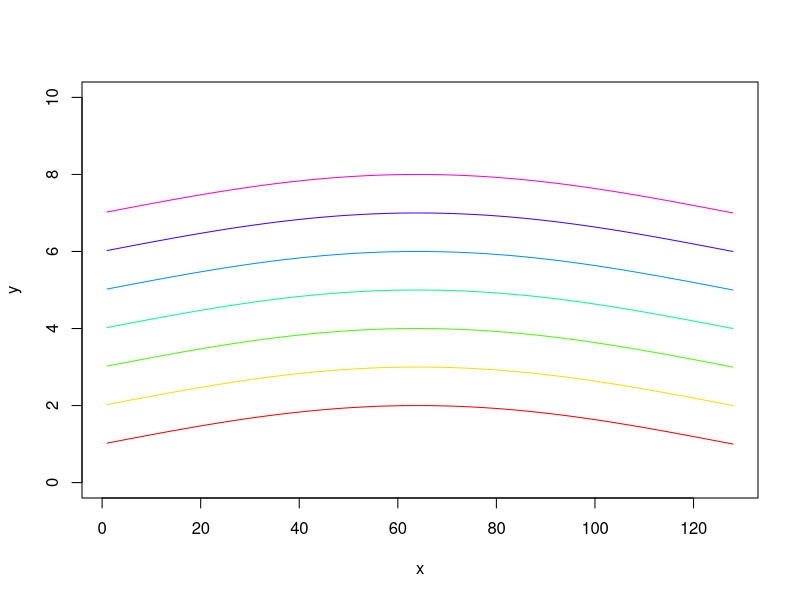

Source code (R): (Note: this script raises an error after producing the figure.)
## ---- chunk 1
knitr::opts_chunk$set(message=FALSE, warning=FALSE,
                      fig.width=7, eval = FALSE)
## ---- chunk 2
# 1. Rainbow plot --------------------------------------------
## 1.1. Rainbow Data
x <- seq(1,128,1)
y <- sin((x / 128.0) * pi)

## 1.2. Rainbow Color
n <- 7
color <- rainbow(n, s = 1, v = 1, start = 0, end = max(1, n - 1)/n, alpha = 1)

## 1.3. Draw Rainbow with Base Plot System

plot(x, y, type="n", ylim = c(0,10))
for(i in 1:7) {
  lines(x, y+i, col=color[i])
}
## ---- chunk 3
## 2.1. Current Player Position
cur_pos <- getPlayerPos()

## 2.2. Rainbow Configuration

height <- 50
colors  <- c(14, 1, 4, 5, 3, 11, 10)

blue_block <- find_item("Blue Wool")

## 2.3. Build a Rainbow

for (x in 1:128){
  for (color in seq_along(colors)) {
    y  <- sin((x / 128.0) * pi) * height + color
    setBlock(cur_pos[1] + x - 64, cur_pos[2] + y, cur_pos[3], blue_block[2], colors[color])
  }
}

## 2.4. Watch a Rainbow

setPlayerPos(cur_pos[1], cur_pos[2], cur_pos[3]-50, tile=TRUE)
